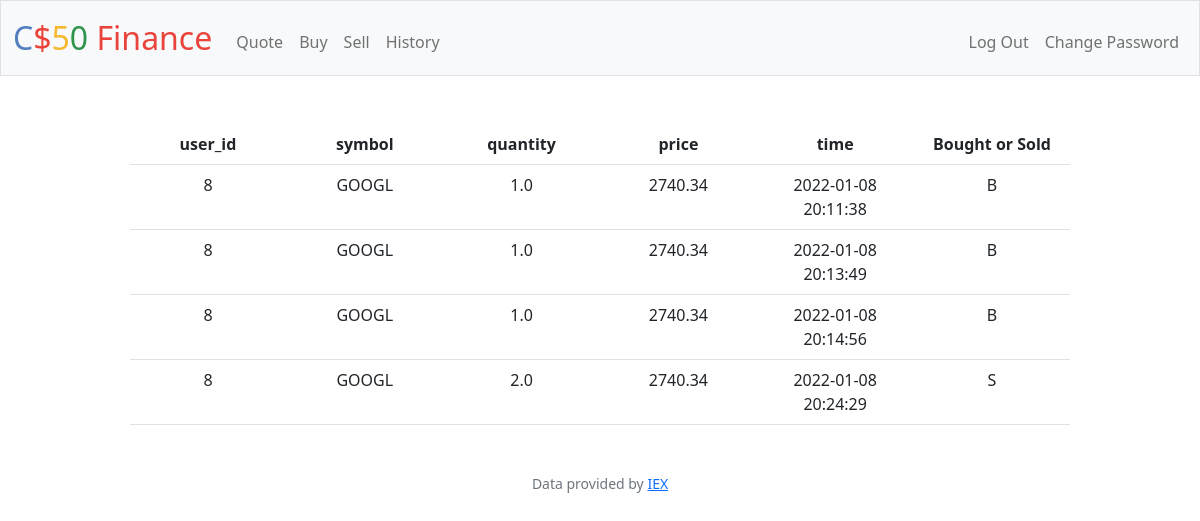
Page /history (signed in) on the committed database.
### tables this page shows
CREATE TABLE bght(user_id INTEGER , symbol TEXT NOT NULL, quantity FLOAT, price FLOAT, time DATETIME);

CREATE TABLE sold(user_id INTEGER , symbol TEXT NOT NULL, quantity FLOAT, price FLOAT, time DATETIME);

### app.py (the view)
@app.route("/history")
@login_required
def history():
    return render_template("history.html", table1=db.execute("SELECT * FROM bght WHERE user_id = ?", session["user_id"]), table2=db.execute("SELECT * FROM sold WHERE user_id = ?", session["user_id"]))

### app.py (called while the page is built)
@app.after_request
def after_request(response):
    response.headers["Cache-Control"] = "no-cache, no-store, must-revalidate"
    response.headers["Expires"] = 0
    response.headers["Pragma"] = "no-cache"
    return response

### helpers.py (called while the page is built)
def login_required(f):
    @wraps(f)
    def decorated_function(*args, **kwargs):
        if session.get("user_id") is None:
            return redirect("/login")
        return f(*args, **kwargs)
    return decorated_function

### templates/history.html (shortened to what this page needs)
{% extends "layout.html" %}
{% block main %}
<table class="table" style="width:80%;margin: 0 10% 0 10%">
<tr>
{% for column in table1[0] %}
<th class = "rand" scope="col">{{column}}</th>
{% endfor %}
<th class = "rand">Bought or Sold</th>
</tr>
{% for row in table1 %}
<tr>
{% for column in row %}
<td class = "rand" scope="col">{{row[column]}}</td>
{% endfor %}
<td class = "rand">B</td>
</tr>
{% endfor %}
{% for row in table2 %}
<tr>
{% for column in row %}
<td class = "rand" scope="col">{{row[column]}}</td>
{% endfor %}
<td class = "rand">S</td>
</tr>
{% endfor %}
</table>
{% endblock %}

### templates/layout.html (style rules this page uses)
.rand { width: 10%; }

### rows in the picture
bght: user "8" "GOOGL" "1.0" "2740.34" "2022-01-08 20:11:38"
bght: user "8" "GOOGL" "1.0" "2740.34" "2022-01-08 20:13:49"
bght: user "8" "GOOGL" "1.0" "2740.34" "2022-01-08 20:14:56"
sold: user "8" "GOOGL" "2.0" "2740.34" "2022-01-08 20:24:29"

### other values in the picture
{{ column }} "user_id" "symbol" "quantity" "price" "time"
